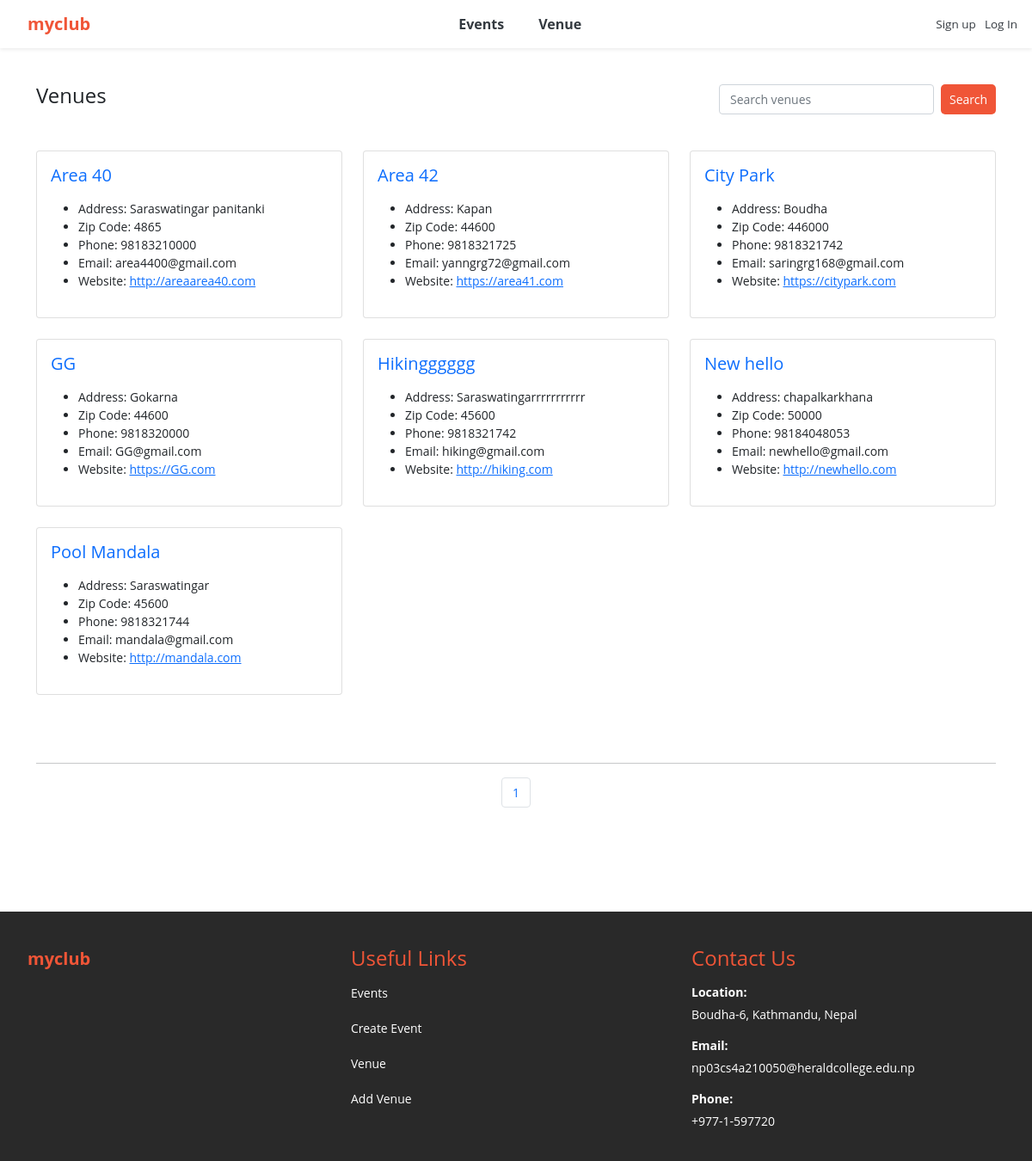
Screenshot of /list_venues with the database file from the repository.
### events/models.py (models this page shows)
class Venue(models.Model):
	name = models.CharField('Venue Name', max_length=120)
	address = models.CharField(max_length=300)
	zip_code = models.CharField('Zip Code', max_length=15)
	phone = models.CharField('Contact Phone', max_length=25, blank=True)
	web = models.URLField('Website Address', blank=True)
	email_address = models.EmailField('Email Address', blank=True)
	owner = models.IntegerField("Venue Owner", blank=False, default=1)
	venue_description = models.TextField(blank=True)
	venue_image = models.ImageField(null=True, blank=True, upload_to="images/")
	def __str__(self):
		return self.name
	class Meta:
		ordering = ['name']

### events/views.py (the view)
# urls.py: path('list_venues', views.list_venues, name='list-venues'),
def list_venues(request):
	venue_list = Venue.objects.all().order_by('name')
	p = Paginator(Venue.objects.all(), 7)
	page = request.GET.get('page')
	venues = p.get_page(page)
	nums = "a" * venues.paginator.num_pages
	return render(request, 'events/venue.html',
		{'venue_list': venue_list, 'venues': venues, 'nums':nums})

### events/templates/events/venue.html (shortened to what this page needs)
{% extends 'events/base.html' %}
{% block content %}
	<nav class="custom-nav">
		<div>
			<h4>Venues</h4>
		</div>
		<div>
			<form class="d-flex" method=POST action="{% url 'search-venues' %}">
		        <input class="form-control me-2 small-search-input" type="search" placeholder="Search venues" aria-label="Search" name="searched">
		        <button class="btn btn-outline-dark btn-light btn-sm btn-custom" type="submit">Search</button>
	      </form>
		</div>
	</nav>
	<br>
	<div class="row row-cols-1 row-cols-md-3 g-4">
		{% for venue in venues %}
			<div class="col">
			    <div class="card h-100">
			      <div class="card-body">
			        <h5 class="card-title"><a href="{% url 'show-venue' venue.id %}" style="text-decoration: none;">{{ venue }}</a></h5>
			        <p class="card-text">
			        	<ul>
				            {% if venue.address %}
				              <li>Address: {{ venue.address }}</li>
				            {% endif %}
				            {% if venue.zip_code %}
				              <li>Zip Code: {{ venue.zip_code }}</li>
				            {% endif %}
				            {% if venue.phone %}
				              <li>Phone: {{ venue.phone }}</li>
				            {% endif %}
				            {% if venue.email_address %}
				              <li>Email: {{ venue.email_address }}</li>
				            {% endif %}
				            {% if venue.web %}
				              <li>Website: <a href="{{ venue.web }}">{{ venue.web }}</a></li>
				            {% endif %}
				        </ul>
			        </p>
			      </div>
			    </div>
			  </div>
		{% endfor %}
	</div>
	<br><br><br>
	<hr>
	<nav aria-label="Page navigation example">
		<ul class="pagination justify-content-center">
			{% for i in nums %}
				<li class="page-item">
					<a class="page-link" href="?page={{ forloop.counter }}">{{ forloop.counter }}</a>
				</li>
			{% endfor %}
		</ul>
	</nav>
{% endblock %}

### events/templates/events/base.html (style rules this page uses)
body { font-size: 14px; font-weight: 400; font-family: "Open Sans", sans-serif; background: #FFFFFF; }
.form-control { font-size: 14px; }
.custom-nav { display: flex; justify-content: space-between; align-items: center; padding-top: 20px; padding-bottom: 20px; background-color: #FFFFFF; }
.small-search-input { width: 250px; height: 35px; font-size: 14px; }
.d-flex { padding-right: 0px; }
.btn-custom { font-size: 14px; color: #FFFFFF; background-color: #f05537; cursor: pointer; padding: 5px 10px; text-decoration: none; border: none; border-radius: 5px; }

### events/templates/events/navbar.html (style rules this page uses)
:root { --bs-primary: #f05537; --bs-orange: #d1410c; }

### rows the page displays
Venue: name "Area 40", address "Saraswatingar panitanki", zip_code "4865", phone "98183210000", email_address "area4400@gmail.com", web "http://areaarea40.com"
Venue: name "Area 42", address "Kapan", zip_code "44600", phone "9818321725", email_address "yanngrg72@gmail.com", web "https://area41.com"
Venue: name "City Park", address "Boudha", zip_code "446000", phone "9818321742", email_address "saringrg168@gmail.com", web "https://citypark.com"
Venue: name "GG", address "Gokarna", zip_code "44600", phone "9818320000", email_address "GG@gmail.com", web "https://GG.com"
Venue: name "Hikingggggg", address "Saraswatingarrrrrrrrrrr", zip_code "45600", phone "9818321742", email_address "hiking@gmail.com", web "http://hiking.com"
Venue: name "New hello", address "chapalkarkhana", zip_code "50000", phone "98184048053", email_address "newhello@gmail.com", web "http://newhello.com"
Venue: name "Pool Mandala", address "Saraswatingar", zip_code "45600", phone "9818321744", email_address "mandala@gmail.com", web "http://mandala.com"
